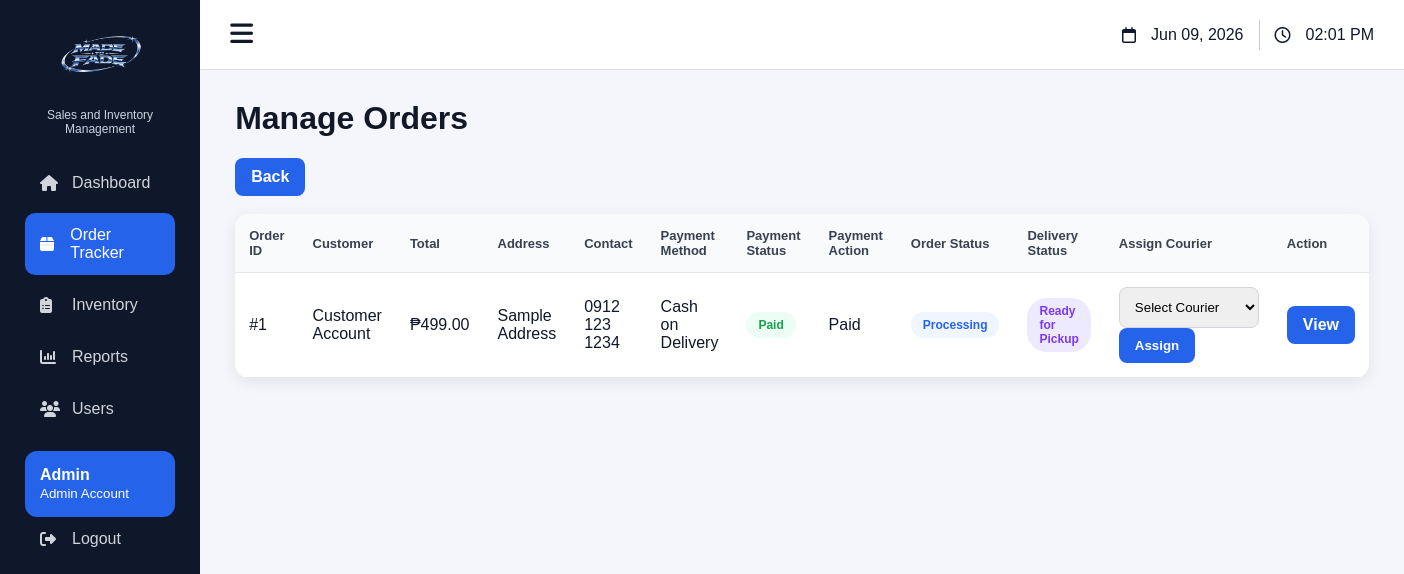
The app's page /admin/orders.php (signed in) with its own data.
### tables this page shows
CREATE TABLE orders (
    id INT AUTO_INCREMENT PRIMARY KEY,
    customer_id INT,
    courier_id INT,
    total DECIMAL(10,2),
    order_status VARCHAR(50),
    delivery_status VARCHAR(50),
    payment_method VARCHAR(50),
    payment_status VARCHAR(50) DEFAULT 'Pending',
    stock_deducted VARCHAR(10) DEFAULT 'No',
    address VARCHAR(255),
    contact_number VARCHAR(20),
    date_created TIMESTAMP DEFAULT CURRENT_TIMESTAMP
);

CREATE TABLE users (
    id INT AUTO_INCREMENT PRIMARY KEY,
    fullname VARCHAR(100),
    username VARCHAR(50) UNIQUE,
    password VARCHAR(100),
    role VARCHAR(20)
);

### admin/orders.php (the view, shortened to what this page needs)
<?php
include "../includes/config.php";
$orders = mysqli_query($conn,
"SELECT orders.*, users.fullname
 FROM orders
 JOIN users ON orders.customer_id = users.id
 ORDER BY orders.id DESC");
?>
<!DOCTYPE html>
<html>
<head>
    <link rel="stylesheet"
    href="https://cdnjs.cloudflare.com/ajax/libs/font-awesome/6.5.1/css/all.min.css">
    <link rel="stylesheet" type="text/css" href="../css/style.css">
</head>
<body>
<div class="layout">
<?php include "sidebar.php"; ?>
<div class="main-content">
    <div class="topbar">
        <div class="topbar-left">
            <i class="fa-solid fa-bars" onclick="toggleSidebar()"></i>
        </div>
        <div class="topbar-right">
            <div class="topbar-item">
                <i class="fa-regular fa-calendar"></i>
                <span><?php echo date("M d, Y"); ?></span>
            </div>
            <div class="topbar-item">
                <i class="fa-regular fa-clock"></i>
                <span id="clock"></span>
            </div>
        </div>
    </div>
<h1>Manage Orders</h1>
<a href="dashboard.php" class="btn">Back</a>
<br><br>
<table>
<tr>
    <th>Order ID</th>
    <th>Customer</th>
    <th>Total</th>
    <th>Address</th>
    <th>Contact</th>
    <th>Payment Method</th>
    <th>Payment Status</th>
    <th>Payment Action</th>
    <th>Order Status</th>
    <th>Delivery Status</th>
    <th>Assign Courier</th>
    <th>Action</th>
</tr>
<?php while($row = mysqli_fetch_assoc($orders)){ ?>
<tr>
    <td>#<?php echo $row['id']; ?></td>
    <td><?php echo $row['fullname']; ?></td>
    <td>₱<?php echo $row['total']; ?></td>
    <td><?php echo $row['address']; ?></td>
    <td><?php echo $row['contact_number']; ?></td>
    <td><?php echo $row['payment_method']; ?></td>
    <td>
        <span class="status <?php echo $row['payment_status'] == 'Paid' ? 'completed' : 'pending'; ?>">
            <?php echo $row['payment_status']; ?>
        </span>
    </td>
    <td>
        <?php if($row['payment_status'] != "Paid"){ ?>
            <form method="POST">
                <input type="hidden"
                       name="order_id"
                       value="<?php echo $row['id']; ?>">
                <button type="submit"
                        name="mark_paid"
                        class="btn">
                    Mark Paid
                </button>
            </form>
        <?php } else { ?>
            Paid
        <?php } ?>
    </td>
    <td>
        <?php
        $class = "pending";
        if($row['order_status'] == "Processing"){
            $class = "processing";
        }
        ?>
        <span class="status <?php echo $class; ?>">
            <?php echo $row['order_status']; ?>
        </span>
    </td>
    <td>
        <?php
        $delivery_class = "preparing";
        if($row['delivery_status'] == "Ready for Pickup"){
            $delivery_class = "pickup";
        }
        ?>
        <span class="status <?php echo $delivery_class; ?>">
            <?php echo $row['delivery_status']; ?>
        </span>
    </td>
    <td>
        <form method="POST">
            <select name="courier_id" required>
                <option value="">Select Courier</option>
            </select>
            <button type="submit" name="assign">
                Assign
            </button>
        </form>
    </td>
    <td>
        <a href="order_details.php?id=<?php echo $row['id']; ?>" class="btn">
            View
        </a>
    </td>
</tr>
<?php } ?>
</table>
</div>
</div>
</body>
</html>

### css/style.css (style rules this page uses)
* { box-sizing:border-box; }
body { margin:0; font-family:Arial, sans-serif; background:#f4f6fb; color:#111827; }
a { text-decoration:none; color:inherit; }
.btn, button { background:#2563eb; color:white; padding:10px 16px; border:0; border-radius:8px; cursor:pointer; font-weight:bold; display:inline-block; }
input, select { padding:11px; border:1px solid #d1d5db; border-radius:8px; }
.layout { display:flex; min-height:100vh; }
.main-content { flex:1; padding:35px; }
.topbar { height:70px; background:white; border-bottom:1px solid #ddd; display:flex; justify-content:space-between; align-items:center; padding:0 30px; margin:-35px -35px 30px; }
.topbar-left { font-size:26px; cursor:pointer; }
.topbar-right, .topbar-item { display:flex; align-items:center; gap:15px; }
table { width:100%; border-collapse:collapse; background:white; border-radius:14px; overflow:hidden; box-shadow:0 4px 15px rgba(0,0,0,.08); }
th, td { padding:14px; text-align:left; border-bottom:1px solid #e5e7eb; }
th { background:#f9fafb; color:#374151; font-size:13px; }
.status { padding:6px 12px; border-radius:20px; font-size:12px; font-weight:bold; display:inline-block; }
.processing, .delivery { background:#eff6ff; color:#2563eb; }
.completed, .delivered { background:#ecfdf5; color:#16a34a; }
.pickup { background:#ede9fe; color:#7c3aed; }

### records on screen
orders: id "1", users.fullname "Customer Account", total "499.00", address "Sample Address", contact_number "0912 123 1234", payment_method "Cash on Delivery", payment_status "Paid", order_status "Processing", delivery_status "Ready for Pickup"

### other values on screen
$_SESSION['fullname'] "Admin Account"
